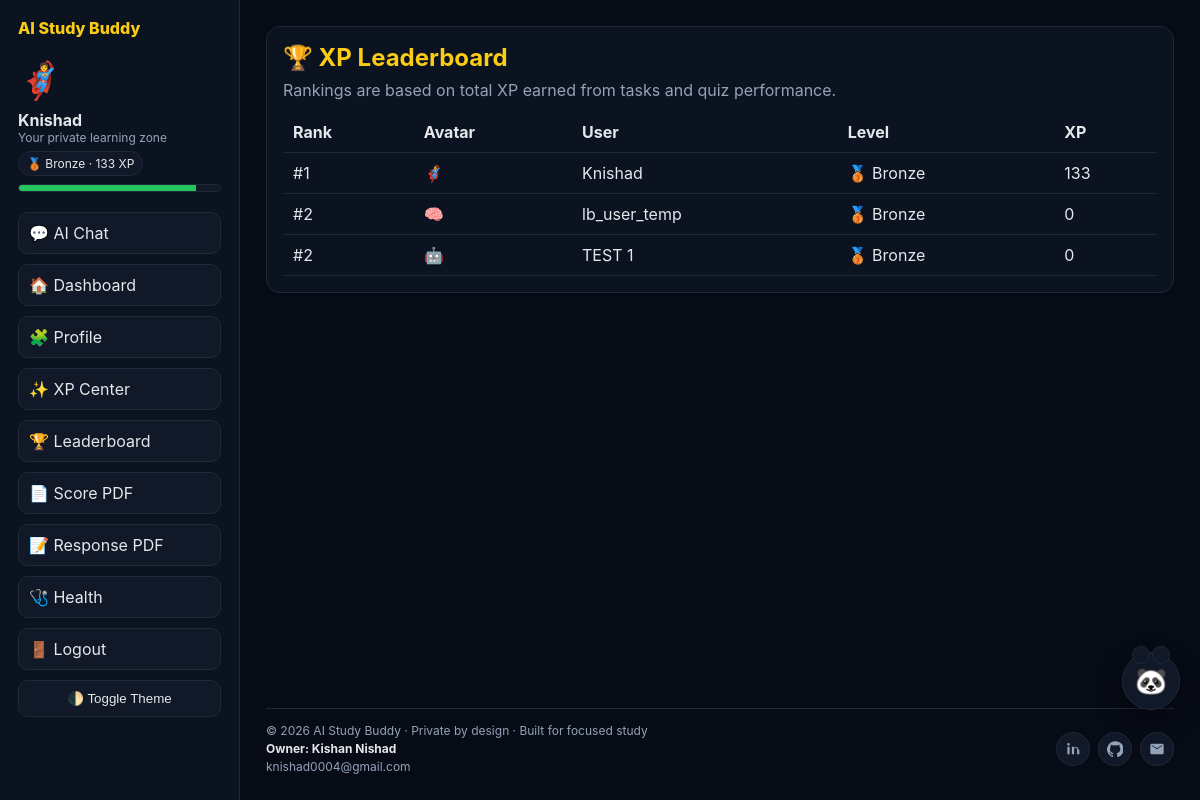
/leaderboard (signed in), run on the app's committed database.
### tables this page shows
CREATE TABLE users (
            id INTEGER PRIMARY KEY AUTOINCREMENT,
            username TEXT UNIQUE NOT NULL,
            password_hash TEXT NOT NULL,
            avatar TEXT NOT NULL,
            created_at TEXT NOT NULL
        , xp INTEGER NOT NULL DEFAULT 0);

### app.py (the view)
    @app.get("/leaderboard")
    @login_required
    def leaderboard_page():
        leaderboard = get_leaderboard(app, 50)
        return render_template("leaderboard.html", user=g.user, leaderboard=leaderboard, level_info=get_level_info(int(g.user["xp"])))

### app.py (called while the page is built)
def get_db_connection(app: Flask) -> sqlite3.Connection:
    conn = sqlite3.connect(app.config["DATABASE_PATH"])
    conn.row_factory = sqlite3.Row
    return conn

def login_required(view):
    @wraps(view)
    def wrapped_view(*args, **kwargs):
        if "user_id" not in session:
            return redirect(url_for("login"))
        return view(*args, **kwargs)
    return wrapped_view

def get_current_user(app: Flask):
    user_id = session.get("user_id")
    if not user_id:
        return None
    conn = get_db_connection(app)
    user = conn.execute("SELECT id, username, avatar, xp FROM users WHERE id = ?", (user_id,)).fetchone()
    conn.close()
    return user

def get_level_info(xp: int):
    current_name = "Bronze"
    current_icon = "🥉"
    next_threshold = None
    for threshold, name, icon in LEVELS:
        if xp >= threshold:
            current_name = name
            current_icon = icon
        elif next_threshold is None:
            next_threshold = threshold
    progress_to_next = 100
    if next_threshold is not None:
        previous_threshold = 0
        for threshold, _, _ in LEVELS:
            if threshold <= xp:
                previous_threshold = threshold
        span = max(next_threshold - previous_threshold, 1)
        progress_to_next = int(((xp - previous_threshold) / span) * 100)
    return {
        "name": current_name,
        "icon": current_icon,
        "next_threshold": next_threshold,
        "progress": max(0, min(progress_to_next, 100)),
    }

def get_leaderboard(app: Flask, limit: int = 20):
    conn = get_db_connection(app)
    users = conn.execute(
        "SELECT username, avatar, xp FROM users ORDER BY xp DESC, id ASC LIMIT ?",
        (limit,),
    ).fetchall()
    conn.close()
    leaderboard = []
    rank = 0
    previous_xp = None
    for idx, row in enumerate(users, start=1):
        if previous_xp != row["xp"]:
            rank = idx
            previous_xp = row["xp"]
        leaderboard.append(
            {
                "rank": rank,
                "username": row["username"],
                "avatar": row["avatar"],
                "xp": int(row["xp"]),
                "level": get_level_info(int(row["xp"])),
            }
        )
    return leaderboard

### templates/leaderboard.html (shortened to what this page needs)
{% extends 'base.html' %}
{% block content %}
<section class="panel">
  <h2 style="color:#facc15;margin-bottom:8px">🏆 XP Leaderboard</h2>
  <p style="color:#94a3b8;margin-bottom:12px">Rankings are based on total XP earned from tasks and quiz performance.</p>
  <table>
    <thead>
      <tr><th>Rank</th><th>Avatar</th><th>User</th><th>Level</th><th>XP</th></tr>
    </thead>
    <tbody>
      {% for item in leaderboard %}
        <tr>
          <td>#{{ item['rank'] }}</td>
          <td>{{ item['avatar'] }}</td>
          <td>{{ item['username'] }}</td>
          <td>{{ item['level']['icon'] }} {{ item['level']['name'] }}</td>
          <td>{{ item['xp'] }}</td>
        </tr>
      {% endfor %}
    </tbody>
  </table>
</section>
{% endblock %}

### templates/base.html (shortened to what this page needs)
<!DOCTYPE html>
<html lang="en">
<head>
</head>
<body>
  <div class="layout">
    {% if user %}
    <aside class="sidebar">
      <div class="brand">AI Study Buddy</div>
      <div class="avatar-badge">{{ user['avatar'] }}</div>
      <div><strong>{{ user['username'] }}</strong></div>
      <div class="small">Your private learning zone</div>
      {% if current_level %}
      <div class="level-pill">{{ current_level['icon'] }} {{ current_level['name'] }} · {{ user['xp'] }} XP</div>
      <div class="progress-track"><div class="progress-bar" data-progress="{{ current_level['progress'] }}"></div></div>
      {% endif %}
      <nav class="menu">
        <a href="{{ url_for('chat') }}">💬 AI Chat</a>
        <a href="{{ url_for('dashboard') }}">🏠 Dashboard</a>
        <a href="{{ url_for('profile') }}">🧩 Profile</a>
        <a href="{{ url_for('xp_center') }}">✨ XP Center</a>
        <a href="{{ url_for('leaderboard_page') }}">🏆 Leaderboard</a>
        <a href="{{ url_for('export_scores_pdf') }}">📄 Score PDF</a>
        <a href="{{ url_for('export_response_pdf') }}">📝 Response PDF</a>
        <a href="{{ url_for('health_page') }}">🩺 Health</a>
        <a href="{{ url_for('logout') }}">🚪 Logout</a>
      </nav>
      <button id="themeToggle" class="theme-toggle" type="button">🌓 Toggle Theme</button>
    </aside>
    {% endif %}
    <main class="main">
      {% block content %}{% endblock %}
      <footer class="footer">
        <div class="footer-row">
          <div class="owner">
            <div>© 2026 AI Study Buddy · Private by design · Built for focused study</div>
            <strong>Owner: Kishan Nishad</strong>
            <div class="owner-mail">knishad0004@gmail.com</div>
          </div>
          <div class="owner-icons">
            <a class="icon-btn icon-wrap" data-tooltip="LinkedIn" href="https://www.linkedin.com/in/kishan-nishad-161a73392" target="_blank" rel="noopener noreferrer" aria-label="LinkedIn" title="LinkedIn">
              <svg viewBox="0 0 24 24" aria-hidden="true"><path d="M6.94 8.5H3.56V20h3.38V8.5zM5.25 7.03a1.97 1.97 0 1 0 0-3.94 1.97 1.97 0 0 0 0 3.94zM20.44 13.37c0-3.07-1.64-4.5-3.82-4.5-1.76 0-2.55.97-2.99 1.65V8.5h-3.38V20h3.38v-6.43c0-1.7.32-3.34 2.43-3.34 2.08 0 2.11 1.95 2.11 3.45V20h3.38v-6.63z"/></svg>
            </a>
            <a class="icon-btn icon-wrap" data-tooltip="GitHub" href="https://github.com/code-with-kishan" target="_blank" rel="noopener noreferrer" aria-label="GitHub" title="GitHub">
            </a>
            <a class="icon-btn icon-wrap" data-tooltip="Email" href="mailto:knishad0004@gmail.com" aria-label="Email" title="Email">
              <svg viewBox="0 0 24 24" aria-hidden="true"><path d="M20 4H4a2 2 0 0 0-2 2v12a2 2 0 0 0 2 2h16a2 2 0 0 0 2-2V6a2 2 0 0 0-2-2zm0 3.2-8 5-8-5V6l8 5 8-5v1.2z"/></svg>
            </a>
          </div>
        </div>
      </footer>
    </main>
  </div>
  {% if user %}
  <button id="buddyFab" class="buddy-fab" type="button" aria-label="Open AI helper">🐼</button>
  {% endif %}
</body>
</html>

### templates/base.html (style rules this page uses)
:root { --bg:#070b16; --text:#e5e7eb; --muted:#94a3b8; --card:#0b1220; --card-2:#111827; --border:#1f2937; --accent:#facc15; --chat-panel:#1d1336; --chat-head:#2a1a4f; --chat-ai:#261a45; --chat-user:#1f2937; }
* { margin:0;padding:0;box-sizing:border-box }
body { font-family:Inter,system-ui,-apple-system,sans-serif;background:var(--bg);color:var(--text);transition:background .2s ease,color .2s ease }
a { text-decoration:none;color:inherit }
.layout { display:grid;grid-template-columns:240px 1fr;min-height:100vh }
.sidebar { background:var(--card);border-right:1px solid var(--border);padding:18px;position:sticky;top:0;height:100vh }
.brand { font-weight:800;color:var(--accent);margin-bottom:20px }
.avatar-badge { font-size:36px;margin-bottom:8px }
.small { font-size:12px;color:var(--muted) }
.level-pill { display:inline-block;margin-top:6px;padding:4px 8px;border-radius:999px;background:var(--card-2);border:1px solid var(--border);font-size:12px }
.progress-track { height:8px;background:var(--card-2);border-radius:999px;overflow:hidden;margin-top:8px;border:1px solid var(--border) }
.progress-bar { height:100%;background:#22c55e }
.menu { display:flex;flex-direction:column;gap:10px;margin-top:20px }
.menu a { padding:10px;border-radius:10px;background:var(--card-2);border:1px solid var(--border) }
.theme-toggle { margin-top:10px;padding:10px;border-radius:10px;border:1px solid var(--border);background:var(--card-2);color:var(--text);cursor:pointer;width:100% }
.main { padding:26px;display:flex;flex-direction:column;min-height:100vh }
.footer { margin-top:auto;padding-top:14px;border-top:1px solid var(--border);color:var(--muted);font-size:12px }
.footer-row { display:flex;justify-content:space-between;align-items:center;gap:12px;flex-wrap:wrap }
.owner { display:flex;flex-direction:column;gap:3px }
.owner strong { color:var(--text) }
.owner-mail { color:var(--muted) }
.owner-icons { display:flex;gap:8px;align-items:center }
.icon-btn { width:34px;height:34px;display:flex;align-items:center;justify-content:center;border-radius:50%;background:var(--card-2);border:1px solid var(--border);color:var(--muted);transition:all .2s ease }
.icon-btn svg { width:16px;height:16px;fill:currentColor }
.icon-wrap { position:relative }
.icon-wrap::after { content:attr(data-tooltip); position:absolute; left:50%; transform:translateX(-50%); bottom:42px; background:var(--card-2); color:var(--text); border:1px solid var(--border); font-size:11px; padding:4px 7px; border-radius:6px; white-space:nowrap; opacity:0; pointer-events:none; transition:opacity .2s ease; }
.buddy-fab { position:fixed; right:20px; bottom:120px; width:58px; height:58px; border-radius:50%; border:1px solid var(--border); background:var(--card-2); color:var(--text); font-size:26px; cursor:pointer; z-index:90; box-shadow:0 10px 25px rgba(0,0,0,.35); animation:buddyPulse 2.2s ease-in-out infinite; }
.buddy-fab::before,.buddy-fab::after { content:'';position:absolute;top:-7px;width:16px;height:16px;background:var(--card-2);border:1px solid var(--border);border-radius:50% }
.buddy-fab::before { left:9px }
.buddy-fab::after { right:9px }

### templates/leaderboard.html (style rules this page uses)
.panel { background:#0b1220;border:1px solid #1f2937;border-radius:14px;padding:16px }
table { width:100%;border-collapse:collapse }
th,td { padding:10px;border-bottom:1px solid #1f2937;text-align:left }

### data on the page
users: avatar "🦸", username "Knishad", xp "133", rank "1", level.icon "🥉", level.name "Bronze"
users: rank "2", avatar "🧠", username "lb_user_temp", level.icon "🥉", level.name "Bronze", xp "0"
users: rank "2", avatar "🤖", username "TEST 1", level.icon "🥉", level.name "Bronze", xp "0"

### other printed values
{{ current_level['icon'] }} "🥉"
{{ current_level['name'] }} "Bronze"
